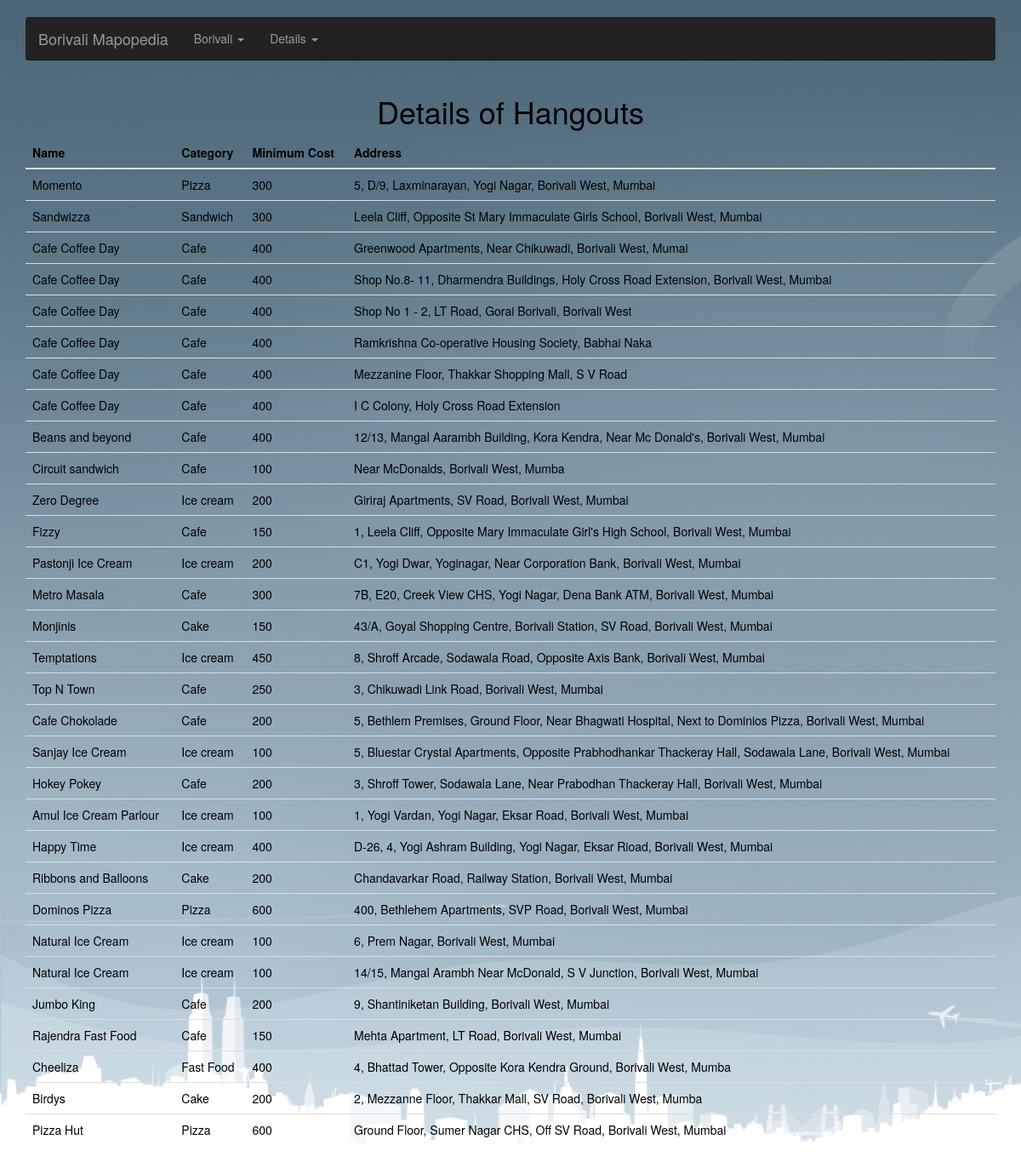
Page /hangouts.php on the committed database.
### tables this page shows
CREATE TABLE IF NOT EXISTS `h_add` (
  `h_id` int(5) NOT NULL,
  `h_add` text NOT NULL,
  KEY `h_id` (`h_id`)
);

CREATE TABLE IF NOT EXISTS `hangouts` (
  `h_id` int(5) NOT NULL,
  `h_name` varchar(50) NOT NULL,
  `h_type` varchar(15) NOT NULL,
  `h_money` int(5) NOT NULL,
  PRIMARY KEY (`h_id`)
);

### hangouts.php (the view, shortened to what this page needs)
<!DOCTYPE html>
<html lang="en">
  <head>
    <link href="static/css/bootstrap.min.css" rel="stylesheet">
    <link href="static/css/carousel.css" rel="stylesheet">
  </head>
  <body style="background-image:url(static/images/1.jpg)" >
<?php include 'db.php';
 $con = connect();
$result = mysqli_query($con, "SELECT h.h_name as Name, h.h_type as Category, h.h_money as 'Minimum Cost', e.h_add as Address FROM hangouts h, h_add e where h.h_id = e.h_id");
?>
    <div class="navbar-wrapper">
      <div class="container">
        <div class="navbar navbar-inverse navbar-static-top">
          <div class="container">
            <div class="navbar-header">
              <a class="navbar-brand" href="Homepage.html">Borivali Mapopedia</a>
            </div>
            <div class="navbar-collapse collapse">
              <ul class="nav navbar-nav">
                <li class="dropdown">
                  <a href="#" class="dropdown-toggle" data-toggle="dropdown"> Borivali <b class="caret"></b></a>
                </li>
                <li class="dropdown">
                  <a href="#" class="dropdown-toggle" data-toggle="dropdown"> Details <b class="caret"></b></a>
                </li>
              </ul>
            </div>
          </div>
        </div>
      </div>
    </div>
	  <div class="container">
      <font color="black">
	  	<h1 align='center'>Details of Hangouts </h1>
	    <table class="table table-hover">
	      <thead>
	        <tr>
	        </tr>
	      </thead>
	      <tbody>
			 <?php while($row = mysqli_fetch_row($result))
			 {
			    echo "<tr>";
			    foreach($row as $_column)
			    {
			        echo "<td>{$_column}</td>";
			    }
			    echo "</tr>";
			} ?>
	      </tbody>
	    </table>
    </font>
	  </div>
</body>
</html>

### static/css/carousel.css (style rules this page uses)
body { padding-bottom: 40px; color: #5a5a5a; }
.navbar-wrapper { position: relative; z-index: 15; }
@media (min-width: 768px) { .navbar-wrapper { margin-top: 20px; } }
@media (min-width: 768px) { .navbar-wrapper .navbar { border-radius: 4px; } }

### rows in the picture
h_add: h.h_name "Momento", h.h_type "Pizza", h.h_money "300", h_add "5, D/9, Laxminarayan, Yogi Nagar, Borivali West, Mumbai"
h_add: h.h_name "Sandwizza", h.h_type "Sandwich", h.h_money "300", h_add "Leela Cliff, Opposite St Mary Immaculate Girls School, Borivali West, Mumbai"
h_add: h.h_name "Cafe Coffee Day", h.h_type "Cafe", h.h_money "400", h_add "Greenwood Apartments, Near Chikuwadi, Borivali West, Mumai"
h_add: h.h_name "Cafe Coffee Day", h.h_type "Cafe", h.h_money "400", h_add "Shop No.8- 11, Dharmendra Buildings, Holy Cross Road Extension, Borivali West, Mumbai"
h_add: h.h_name "Cafe Coffee Day", h.h_type "Cafe", h.h_money "400", h_add "Shop No 1 - 2, LT Road, Gorai Borivali, Borivali West"
h_add: h.h_name "Cafe Coffee Day", h.h_type "Cafe", h.h_money "400", h_add "Ramkrishna Co-operative Housing Society, Babhai Naka"
h_add: h.h_name "Cafe Coffee Day", h.h_type "Cafe", h.h_money "400", h_add "Mezzanine Floor, Thakkar Shopping Mall, S V Road"
h_add: h.h_name "Cafe Coffee Day", h.h_type "Cafe", h.h_money "400", h_add "I C Colony, Holy Cross Road Extension"
h_add: h.h_name "Beans and beyond", h.h_type "Cafe", h.h_money "400", h_add "12/13, Mangal Aarambh Building, Kora Kendra, Near Mc Donald's, Borivali West, Mumbai"
h_add: h.h_name "Circuit sandwich", h.h_type "Cafe", h.h_money "100", h_add "Near McDonalds, Borivali West, Mumba"
h_add: h.h_name "Zero Degree", h.h_type "Ice cream", h.h_money "200", h_add "Giriraj Apartments, SV Road, Borivali West, Mumbai"
h_add: h.h_name "Fizzy", h.h_type "Cafe", h.h_money "150", h_add "1, Leela Cliff, Opposite Mary Immaculate Girl's High School, Borivali West, Mumbai"
h_add: h.h_name "Pastonji Ice Cream", h.h_type "Ice cream", h.h_money "200", h_add "C1, Yogi Dwar, Yoginagar, Near Corporation Bank, Borivali West, Mumbai"
h_add: h.h_name "Metro Masala", h.h_type "Cafe", h.h_money "300", h_add "7B, E20, Creek View CHS, Yogi Nagar, Dena Bank ATM, Borivali West, Mumbai"
h_add: h.h_name "Monjinis", h.h_type "Cake", h.h_money "150", h_add "43/A, Goyal Shopping Centre, Borivali Station, SV Road, Borivali West, Mumbai"
h_add: h.h_name "Temptations", h.h_type "Ice cream", h.h_money "450", h_add "8, Shroff Arcade, Sodawala Road, Opposite Axis Bank, Borivali West, Mumbai"
h_add: h.h_name "Top N Town", h.h_type "Cafe", h.h_money "250", h_add "3, Chikuwadi Link Road, Borivali West, Mumbai"
h_add: h.h_name "Cafe Chokolade", h.h_type "Cafe", h.h_money "200", h_add "5, Bethlem Premises, Ground Floor, Near Bhagwati Hospital, Next to Dominios Pizza, Borivali West, Mumbai"
h_add: h.h_name "Sanjay Ice Cream", h.h_type "Ice cream", h.h_money "100", h_add "5, Bluestar Crystal Apartments, Opposite Prabhodhankar Thackeray Hall, Sodawala Lane, Borivali West, Mumbai"
h_add: h.h_name "Hokey Pokey", h.h_type "Cafe", h.h_money "200", h_add "3, Shroff Tower, Sodawala Lane, Near Prabodhan Thackeray Hall, Borivali West, Mumbai"
h_add: h.h_name "Amul Ice Cream Parlour", h.h_type "Ice cream", h.h_money "100", h_add "1, Yogi Vardan, Yogi Nagar, Eksar Road, Borivali West, Mumbai"
h_add: h.h_name "Happy Time", h.h_type "Ice cream", h.h_money "400", h_add "D-26, 4, Yogi Ashram Building, Yogi Nagar, Eksar Rioad, Borivali West, Mumbai"
h_add: h.h_name "Ribbons and Balloons", h.h_type "Cake", h.h_money "200", h_add "Chandavarkar Road, Railway Station, Borivali West, Mumbai"
h_add: h.h_name "Dominos Pizza", h.h_type "Pizza", h.h_money "600", h_add "400, Bethlehem Apartments, SVP Road, Borivali West, Mumbai"
h_add: h.h_name "Natural Ice Cream", h.h_type "Ice cream", h.h_money "100", h_add "6, Prem Nagar, Borivali West, Mumbai"
h_add: h.h_name "Natural Ice Cream", h.h_type "Ice cream", h.h_money "100", h_add "14/15, Mangal Arambh Near McDonald, S V Junction, Borivali West, Mumbai"
h_add: h.h_name "Jumbo King", h.h_type "Cafe", h.h_money "200", h_add "9, Shantiniketan Building, Borivali West, Mumbai"
h_add: h.h_name "Rajendra Fast Food", h.h_type "Cafe", h.h_money "150", h_add "Mehta Apartment, LT Road, Borivali West, Mumbai"
h_add: h.h_name "Cheeliza", h.h_type "Fast Food", h.h_money "400", h_add "4, Bhattad Tower, Opposite Kora Kendra Ground, Borivali West, Mumba"
h_add: h.h_name "Birdys", h.h_type "Cake", h.h_money "200", h_add "2, Mezzanne Floor, Thakkar Mall, SV Road, Borivali West, Mumba"
h_add: h.h_name "Pizza Hut", h.h_type "Pizza", h.h_money "600", h_add "Ground Floor, Sumer Nagar CHS, Off SV Road, Borivali West, Mumbai"

### other values in the picture
$property->name "Name"
$property->name "Category"
$property->name "Minimum Cost"
$property->name "Address"
